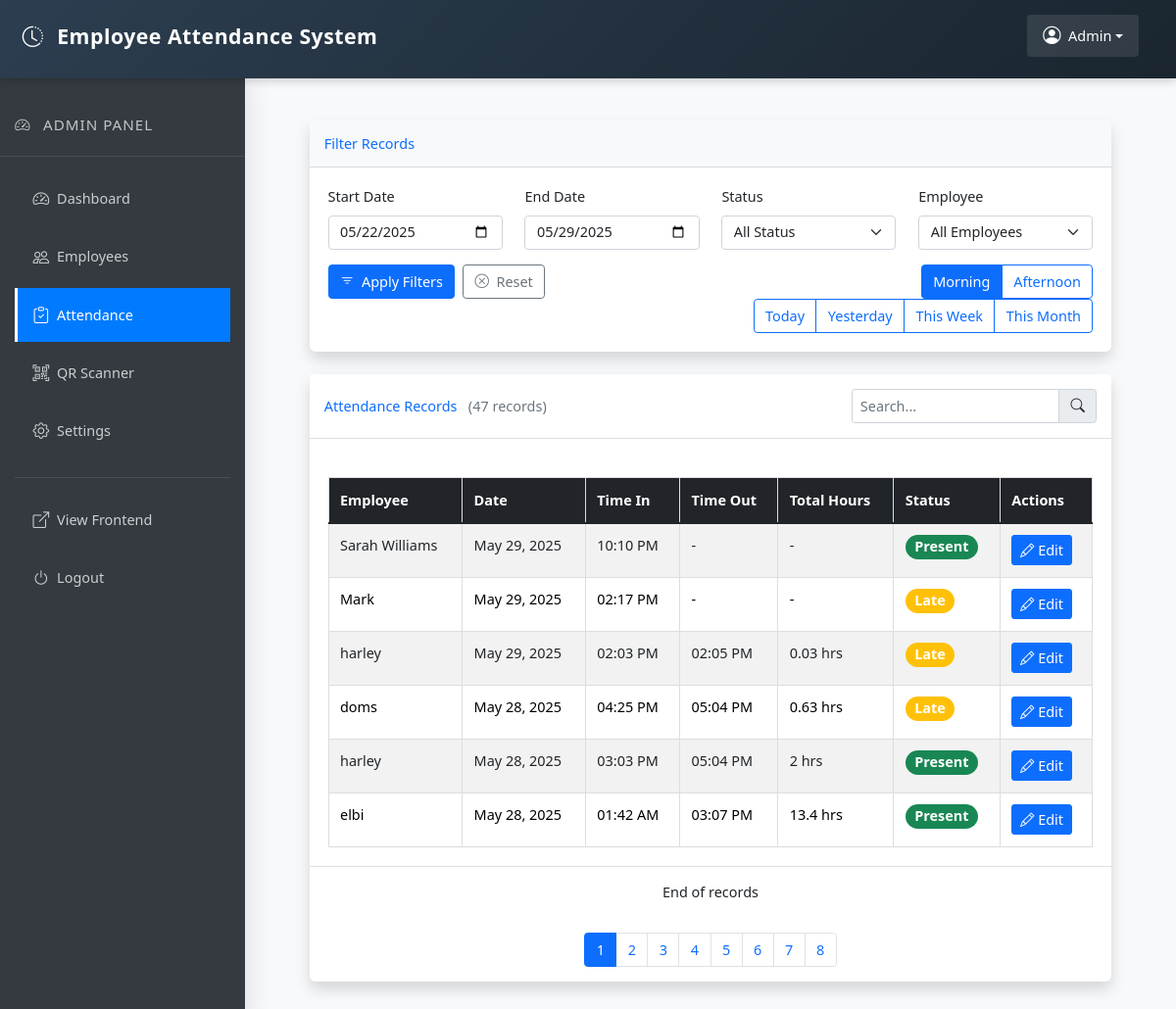
/views/admin/attendance.php (signed in), run on an earlier commit of the app's database.
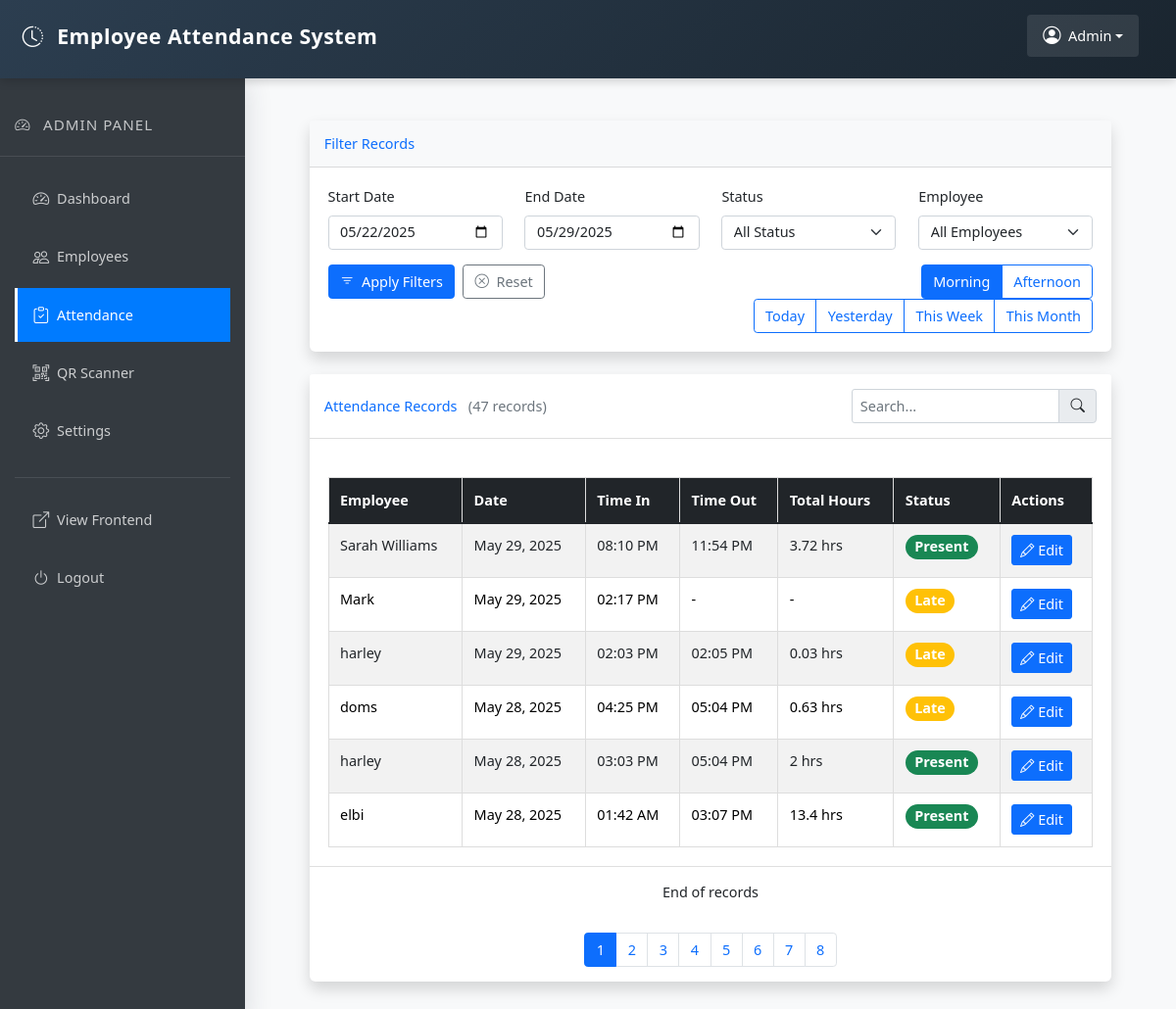
And on a later commit of the database.
### tables this page shows
CREATE TABLE `morning_time_log` (
  `id` int(11) NOT NULL,
  `employee_id` int(11) NOT NULL,
  `time_in` datetime DEFAULT NULL,
  `time_out` datetime DEFAULT NULL,
  `status` enum('present','late','absent') DEFAULT 'absent'
);

CREATE TABLE `users` (
  `id` int(11) NOT NULL,
  `username` varchar(50) NOT NULL,
  `password` varchar(255) NOT NULL,
  `email` varchar(100) NOT NULL,
  `code` varchar(255) NOT NULL,
  `created_at` timestamp NOT NULL DEFAULT current_timestamp()
);

### includes/admin/morning_attendance.php (the view, shortened to what this page needs)
<?php
require_once '../../db/connect.php';
$startDate = isset($_GET['start_date']) ? $_GET['start_date'] : date('Y-m-d', strtotime('-7 days'));
$endDate = isset($_GET['end_date']) ? $_GET['end_date'] : date('Y-m-d');
$query = "SELECT t.*, u.username
          FROM morning_time_log t
          JOIN users u ON t.employee_id = u.id
          WHERE 1=1";
if ($startDate) {
    $query .= " AND DATE(t.time_in) >= '$startDate'";
}
if ($endDate) {
    $query .= " AND DATE(t.time_in) <= '$endDate'";
}
$query .= " ORDER BY t.time_in DESC";
$result = $conn->query($query);
$totalRecords = $result->num_rows;
?>
<div class="card shadow mb-4">
    <div class="card-header py-3 d-flex justify-content-between align-items-center bg-white">
        <h6 class="m-0 font-weight-bold text-primary">
            Attendance Records
            <span class="text-muted ms-2">(<?php echo $totalRecords; ?> records)</span>
        </h6>
        <div class="input-group" style="width: 250px;">
            <input type="text" id="searchReport" class="form-control form-control-sm" placeholder="Search...">
            <span class="input-group-text"><i class="bi bi-search"></i></span>
        </div>
    </div>
    <div class="card-body">
        <div class="table-responsive" id="reportTableContainer">
            <table class="table table-striped table-hover" id="reportTable">
                <thead class="table-dark">
                    <tr>
                        <th>Employee</th>
                        <th>Date</th>
                        <th>Time In</th>
                        <th>Time Out</th>
                        <th>Total Hours</th>
                        <th>Status</th>
                        <th>Actions</th>
                    </tr>
                </thead>
                <tbody>
                    <?php if ($result->num_rows == 0): ?>
                        <tr>
                            <td colspan="7" class="text-center">No records found</td>
                        </tr>
                    <?php else: ?>
                        <?php while($row = $result->fetch_assoc()): ?>
                            <?php
                            $hours = '-';
                            if (!empty($row['time_out'])) {
                                $timeIn = new DateTime($row['time_in']);
                                $timeOut = new DateTime($row['time_out']);
                                $interval = $timeIn->diff($timeOut);
                                $hours = $interval->h + ($interval->i / 60);
                                $hours = round($hours, 2) . ' hrs';
                            }
                            ?>
                            <tr>
                                <td><?php echo htmlspecialchars($row['username']); ?></td>
                                <td><?php echo date('M d, Y', strtotime($row['time_in'])); ?></td>
                                <td><?php echo date('h:i A', strtotime($row['time_in'])); ?></td>
                                <td><?php echo $row['time_out'] ? date('h:i A', strtotime($row['time_out'])) : '-'; ?></td>
                                <td><?php echo $hours; ?></td>
                                <td>
                                    <span class="badge rounded-pill <?php
                                        echo match($row['status']) {
                                            'present' => 'bg-success',
                                            'late' => 'bg-warning',
                                            'absent' => 'bg-danger',
                                            default => 'bg-secondary'
                                        };
                                    ?>">
                                        <?php echo ucfirst($row['status']); ?>
                                    </span>
                                </td>
                                <td>
                                    <button class="btn btn-sm btn-primary" onclick="editAttendance(<?php echo $row['id']; ?>, '<?php echo htmlspecialchars($row['username']); ?>', '<?php echo $row['time_in']; ?>', '<?php echo $row['time_out']; ?>', '<?php echo $row['status']; ?>')">
                                        <i class="bi bi-pencil me-1"></i>Edit
                                    </button>
                                </td>
                            </tr>
                        <?php endwhile; ?>
                    <?php endif; ?>
                </tbody>
            </table>
        </div>
    </div>
    <div class="card-footer bg-white text-center">
        <p class="mt-2 mb-2">End of records</p>
    </div>
</div>

What changed in the data, as far as the page shows it:
changed morning_time_log "Sarah Williams": time_in "10:10 PM" → "08:10 PM"; time_out (not shown) → "11:54 PM"; hours "-" → "3.72 hrs"; no longer shows "-"
